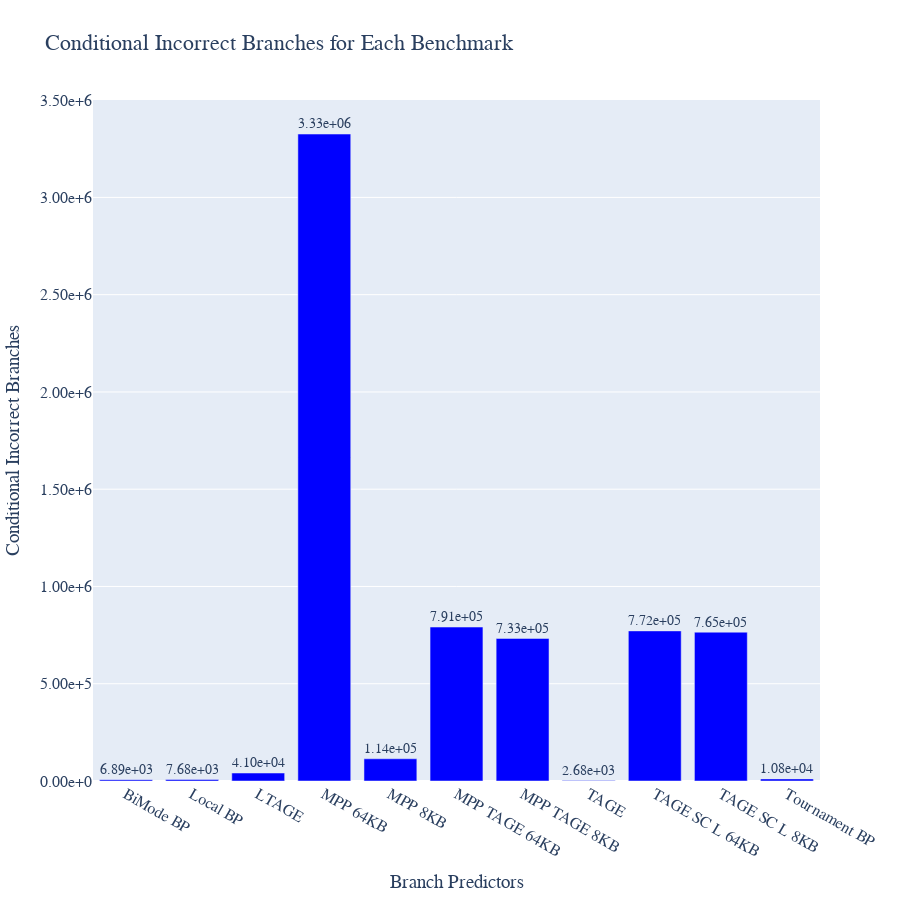

This figure's notebook cell:
### Code cell
plot(branchpredictors, condIncorrect, "Conditional Incorrect Branches")

### Figure 1 — Plotly figure (JSON) as saved in the notebook; plotly's stock layout.template omitted (floating-point values rounded to 4 significant figures)
{"data": [{"marker": {"color": "Blue"}, "text": ["6.89e+03", "7.68e+03", "4.10e+04", "3.33e+06", "1.14e+05", "7.91e+05", "7.33e+05", "2.68e+03", "7.72e+05", "7.65e+05", "1.08e+04"], "textposition": "outside", "type": "bar", "x": ["BiMode BP", "Local BP", "LTAGE", "MPP 64KB", "MPP 8KB", "MPP TAGE 64KB", "MPP TAGE 8KB", "TAGE", "TAGE SC L 64KB", "TAGE SC L 8KB", "Tournament BP"], "y": [6890, 7684, 41038, 3325693, 114187, 791390, 732909, 2685, 771585, 765089, 10817]}], "layout": {"font": {"family": "Sans-Serif", "size": 16}, "height": 900, "title": {"text": "Conditional Incorrect Branches for Each Benchmark"}, "width": 900, "xaxis": {"title": {"text": "Branch Predictors"}}, "yaxis": {"tickformat": ".2e", "title": {"text": "Conditional Incorrect Branches"}}}}
